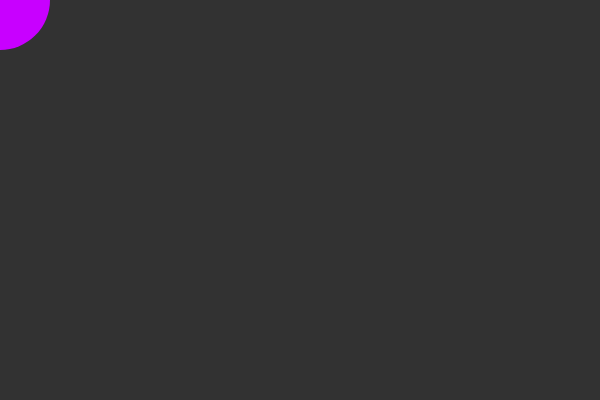
Frame 1 (no input)
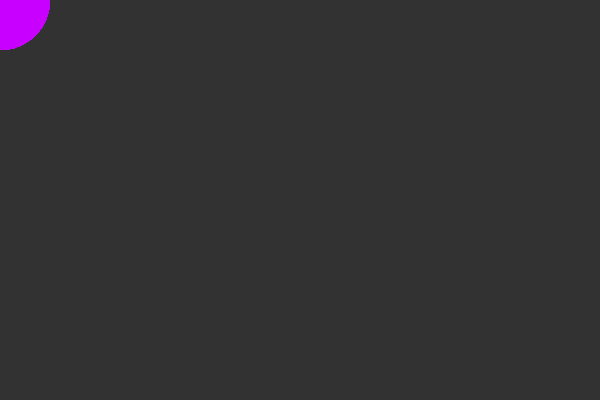
Frame 60 (no input)
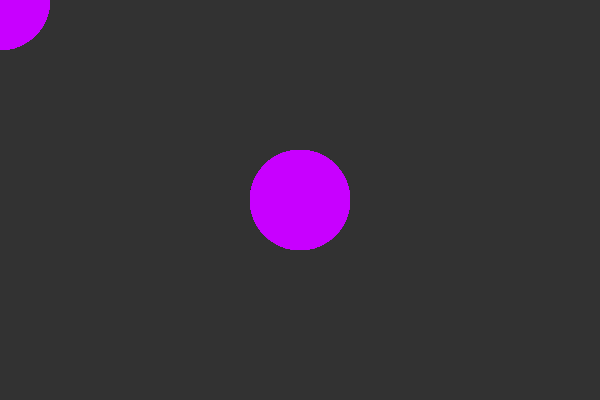
Frame 120 (the mouse pressed at the canvas centre since frame 60)

The p5.js sketch that drew these frames (run headless with seeded random() and noise() and a simulated clock; from frame 60 on, the mouse is pressed at the canvas centre):

// p5.js sketch
// ── sketch.js
function setup(){
    createCanvas(600,400);
    background(50,50,50);
}

function draw(){
    fill(200,0,255);
    noStroke();
    ellipse(mouseX,mouseY,100,100);
}
